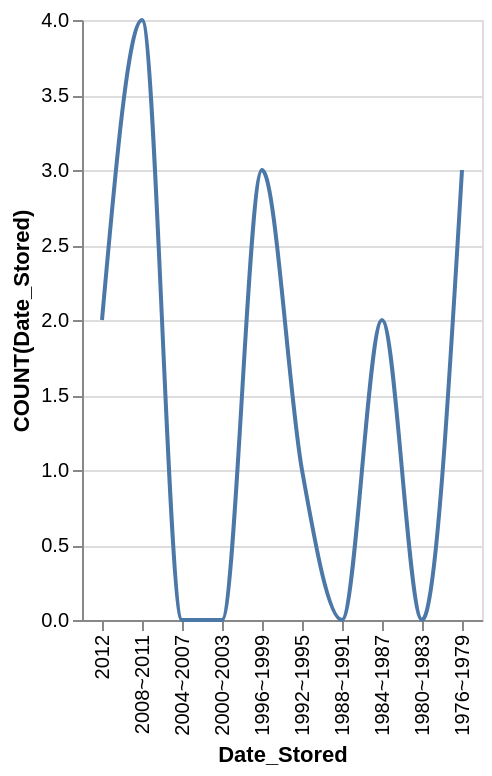

Source (Vega-Lite JSON):
### Vega-Lite specification from a JSON file in a GitHub repository (floating-point values rounded to 4 significant figures)
{"data": {"values": [{"x_data": "1976~1979", "y_data": 3}, {"x_data": "1980~1983", "y_data": 0}, {"x_data": "1984~1987", "y_data": 2}, {"x_data": "1988~1991", "y_data": 0}, {"x_data": "1992~1995", "y_data": 1}, {"x_data": "1996~1999", "y_data": 3}, {"x_data": "2000~2003", "y_data": 0}, {"x_data": "2004~2007", "y_data": 0}, {"x_data": "2008~2011", "y_data": 4}, {"x_data": "2012", "y_data": 2}]}, "mark": {"type": "line", "interpolate": "monotone"}, "encoding": {"x": {"field": "x_data", "type": "nominal", "title": "Date_Stored", "sort": "descending"}, "y": {"field": "y_data", "type": "quantitative", "title": "COUNT(Date_Stored)"}}}
